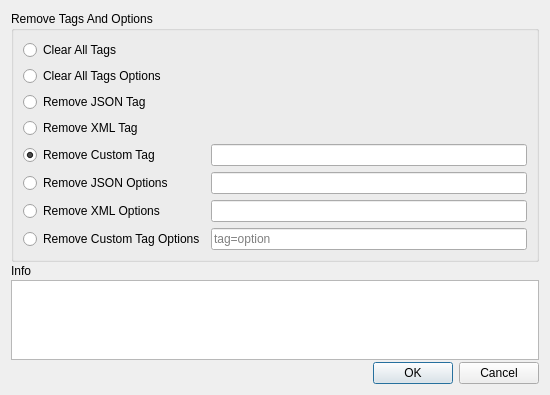
<?xml version="1.0" encoding="UTF-8"?>
<ui version="4.0">
 <class>GoRemoveTagsDialog</class>
 <widget class="QDialog" name="GoRemoveTagsDialog">
  <property name="geometry">
   <rect>
    <x>0</x>
    <y>0</y>
    <width>550</width>
    <height>395</height>
   </rect>
  </property>
  <property name="windowTitle">
   <string>Remove Tags From Struct Field</string>
  </property>
  <layout class="QVBoxLayout" name="verticalLayout">
   <property name="spacing">
    <number>2</number>
   </property>
   <item>
    <widget class="QGroupBox" name="groupBox">
     <property name="title">
      <string>Remove Tags And Options</string>
     </property>
     <layout class="QGridLayout" name="gridLayout">
      <item row="0" column="0">
       <widget class="QRadioButton" name="clearAllTagsRadioButton">
        <property name="text">
         <string>Clear All Tags</string>
        </property>
        <property name="checked">
         <bool>false</bool>
        </property>
       </widget>
      </item>
      <item row="1" column="0">
       <widget class="QRadioButton" name="clearAllOptionsRadioButton">
        <property name="text">
         <string>Clear All Tags Options</string>
        </property>
       </widget>
      </item>
      <item row="2" column="0">
       <widget class="QRadioButton" name="removeJsonTagRadioButton">
        <property name="text">
         <string>Remove JSON Tag</string>
        </property>
       </widget>
      </item>
      <item row="3" column="0">
       <widget class="QRadioButton" name="removeXmlTagRadioButton">
        <property name="text">
         <string>Remove XML Tag</string>
        </property>
       </widget>
      </item>
      <item row="4" column="0">
       <widget class="QRadioButton" name="removeCustomTagRadioButton">
        <property name="text">
         <string>Remove Custom Tag</string>
        </property>
        <property name="checked">
         <bool>true</bool>
        </property>
       </widget>
      </item>
      <item row="4" column="1">
       <widget class="QLineEdit" name="customTaglineEdit">
        <property name="toolTip">
         <string>Multiple tags separated by commas</string>
        </property>
       </widget>
      </item>
      <item row="5" column="0">
       <widget class="QRadioButton" name="removeJsonOptionRadioButton">
        <property name="text">
         <string>Remove JSON Options</string>
        </property>
       </widget>
      </item>
      <item row="5" column="1">
       <widget class="QLineEdit" name="jsonOptionLineEdit">
        <property name="toolTip">
         <string>Multiple options separated by commas</string>
        </property>
       </widget>
      </item>
      <item row="6" column="0">
       <widget class="QRadioButton" name="removeXmlOptionRadioButton">
        <property name="text">
         <string>Remove XML Options</string>
        </property>
       </widget>
      </item>
      <item row="6" column="1">
       <widget class="QLineEdit" name="xmlOptionLineEdit">
        <property name="toolTip">
         <string>Multiple options separated by commas</string>
        </property>
        <property name="cursorPosition">
         <number>0</number>
        </property>
        <property name="placeholderText">
         <string/>
        </property>
       </widget>
      </item>
      <item row="7" column="0">
       <widget class="QRadioButton" name="removeCustomOptionRadioButton">
        <property name="text">
         <string>Remove Custom Tag Options</string>
        </property>
       </widget>
      </item>
      <item row="7" column="1">
       <widget class="QLineEdit" name="customOptionLineEdit">
        <property name="toolTip">
         <string>Setup remove custom tag and option, example tag=opt1,tag=opt2</string>
        </property>
        <property name="placeholderText">
         <string>tag=option</string>
        </property>
       </widget>
      </item>
     </layout>
    </widget>
   </item>
   <item>
    <widget class="QLabel" name="infoLabel">
     <property name="text">
      <string>Info</string>
     </property>
    </widget>
   </item>
   <item>
    <widget class="QPlainTextEdit" name="argumentsEdit"/>
   </item>
   <item>
    <spacer name="verticalSpacer">
     <property name="orientation">
      <enum>Qt::Vertical</enum>
     </property>
     <property name="sizeHint" stdset="0">
      <size>
       <width>20</width>
       <height>40</height>
      </size>
     </property>
    </spacer>
   </item>
   <item>
    <widget class="QDialogButtonBox" name="buttonBox">
     <property name="orientation">
      <enum>Qt::Horizontal</enum>
     </property>
     <property name="standardButtons">
      <set>QDialogButtonBox::Cancel|QDialogButtonBox::Ok</set>
     </property>
    </widget>
   </item>
  </layout>
 </widget>
 <resources/>
 <connections>
  <connection>
   <sender>buttonBox</sender>
   <signal>accepted()</signal>
   <receiver>GoRemoveTagsDialog</receiver>
   <slot>accept()</slot>
   <hints>
    <hint type="sourcelabel">
     <x>248</x>
     <y>254</y>
    </hint>
    <hint type="destinationlabel">
     <x>157</x>
     <y>274</y>
    </hint>
   </hints>
  </connection>
  <connection>
   <sender>buttonBox</sender>
   <signal>rejected()</signal>
   <receiver>GoRemoveTagsDialog</receiver>
   <slot>reject()</slot>
   <hints>
    <hint type="sourcelabel">
     <x>316</x>
     <y>260</y>
    </hint>
    <hint type="destinationlabel">
     <x>286</x>
     <y>274</y>
    </hint>
   </hints>
  </connection>
 </connections>
</ui>
